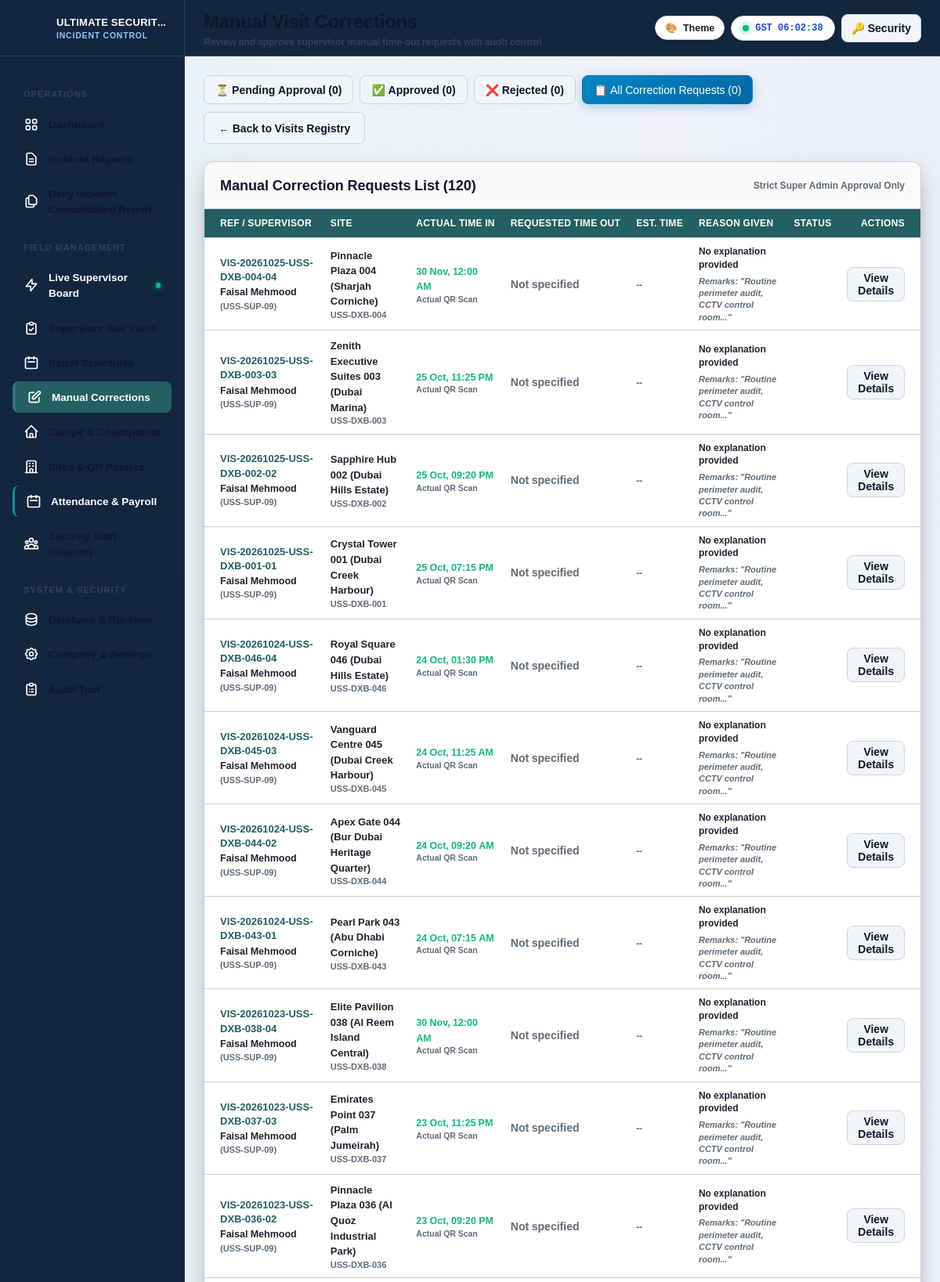
The page /hostinger_deployment/admin/supervisor_corrections.php?status=all (signed in, upper part) on the database its author committed.
### tables this page shows
CREATE TABLE `system_settings` (
  `id` varchar(50) NOT NULL,
  `company_name` varchar(255) NOT NULL DEFAULT 'ULTIMATE SECURITY SERVICES',
  `tagline` varchar(255) NOT NULL DEFAULT 'Total Security Solutions',
  `address_line` text DEFAULT NULL,
  `phone` varchar(100) NOT NULL DEFAULT '+971 4 251 0050',
  `email` varchar(100) NOT NULL DEFAULT 'ops@ultimatesecurity.ae',
  `website` varchar(150) DEFAULT 'https://www.sprinzo.in',
  `logo_url` varchar(255) DEFAULT 'assets/images/logo.png',
  `timezone` varchar(100) NOT NULL DEFAULT 'Asia/Dubai',
  `shift_options` text DEFAULT NULL,
  `cause_options` text DEFAULT NULL,
  `disciplinary_options` text DEFAULT NULL,
  `incident_options` text DEFAULT NULL,
  `notified_options` text DEFAULT NULL,
  `updated_at` datetime NOT NULL DEFAULT current_timestamp() ON UPDATE current_timestamp(),
  `supervisor_remarks_min_length` int(11) NOT NULL DEFAULT 20,
  `supervisor_session_hours` int(11) NOT NULL DEFAULT 16,
  `supervisor_location_check_enabled` tinyint(1) NOT NULL DEFAULT 0,
  `supervisor_alert_email_recipients` text DEFAULT NULL,
  `supervisor_visit_form_schema` longtext DEFAULT NULL,
  PRIMARY KEY (`id`)
);

CREATE TABLE `supervisor_visits` (
  `id` int(10) unsigned NOT NULL AUTO_INCREMENT,
  `visit_ref` varchar(100) DEFAULT NULL,
  `duty_id` int(10) unsigned NOT NULL,
  `supervisor_id` int(10) unsigned NOT NULL,
  `site_id` int(10) unsigned NOT NULL,
  `time_in` datetime NOT NULL,
  `time_out` datetime DEFAULT NULL,
  `minutes_spent` int(11) NOT NULL DEFAULT 0,
  `travel_minutes_from_previous` int(11) NOT NULL DEFAULT 0,
  `remarks` text DEFAULT NULL,
  `purpose_of_visit` varchar(50) NOT NULL DEFAULT 'Routine',
  `guards_count` int(11) NOT NULL DEFAULT 0,
  `guards_attendance` varchar(50) NOT NULL DEFAULT 'All present',
  `guards_names` text DEFAULT NULL,
  `rating_turnout` varchar(20) NOT NULL DEFAULT 'OK',
  `rating_records` varchar(20) NOT NULL DEFAULT 'OK',
  `rating_condition` varchar(20) NOT NULL DEFAULT 'OK',
  `rating_equipment` varchar(20) NOT NULL DEFAULT 'OK',
  `has_issues` tinyint(1) NOT NULL DEFAULT 0,
  `issues_action_taken` text DEFAULT NULL,
  `manual_timeout_requested` tinyint(1) NOT NULL DEFAULT 0,
  `manual_timeout_time` datetime DEFAULT NULL,
  `manual_timeout_reason` text DEFAULT NULL,
  `manual_timeout_status` enum('None','Pending','Approved','Rejected') NOT NULL DEFAULT 'None',
  `corrected_by_admin_id` int(10) unsigned DEFAULT NULL,
  `correction_notes` text DEFAULT NULL,
  `site_report` text DEFAULT NULL,
  `status` enum('In Progress','Completed') NOT NULL DEFAULT 'In Progress',
  `is_draft` tinyint(1) NOT NULL DEFAULT 0,
  `is_offline_sync` tinyint(1) NOT NULL DEFAULT 0,
  `client_scan_time` datetime DEFAULT NULL,
  `created_at` datetime NOT NULL DEFAULT current_timestamp(),
  `updated_at` datetime NOT NULL DEFAULT current_timestamp() ON UPDATE current_timestamp(),
  PRIMARY KEY (`id`),
  UNIQUE KEY `visit_ref` (`visit_ref`),
  KEY `idx_visit_duty` (`duty_id`),
  KEY `idx_visit_sup` (`supervisor_id`,`time_in`),
  KEY `idx_visit_site` (`site_id`,`time_in`),
  KEY `idx_visit_status` (`status`),
  CONSTRAINT `fk_visit_duty` FOREIGN KEY (`duty_id`) REFERENCES `supervisor_duties` (`id`) ON DELETE CASCADE,
  CONSTRAINT `fk_visit_site` FOREIGN KEY (`site_id`) REFERENCES `sites` (`id`) ON DELETE CASCADE,
  CONSTRAINT `fk_visit_sup` FOREIGN KEY (`supervisor_id`) REFERENCES `guards` (`id`) ON DELETE CASCADE
);

CREATE TABLE `guards` (
  `id` int(10) unsigned NOT NULL AUTO_INCREMENT,
  `staff_id` varchar(50) NOT NULL,
  `full_name` varchar(150) NOT NULL,
  `designation` varchar(100) NOT NULL DEFAULT 'Security Guard',
  `is_supervisor` tinyint(1) NOT NULL DEFAULT 0,
  `assigned_camp_id` int(10) unsigned DEFAULT NULL,
  `username` varchar(100) NOT NULL,
  `password_hash` varchar(255) NOT NULL,
  `is_active` tinyint(1) NOT NULL DEFAULT 1,
  `last_login_at` datetime DEFAULT NULL,
  `created_at` datetime NOT NULL DEFAULT current_timestamp(),
  `updated_at` datetime NOT NULL DEFAULT current_timestamp() ON UPDATE current_timestamp(),
  PRIMARY KEY (`id`),
  UNIQUE KEY `staff_id` (`staff_id`),
  UNIQUE KEY `username` (`username`),
  KEY `idx_guards_username` (`username`),
  KEY `idx_guards_staff_id` (`staff_id`)
);

CREATE TABLE `sites` (
  `id` int(10) unsigned NOT NULL AUTO_INCREMENT,
  `name` varchar(200) NOT NULL,
  `code` varchar(50) NOT NULL,
  `type` enum('Commercial','Residential','Hospital') NOT NULL DEFAULT 'Commercial',
  `address` text DEFAULT NULL,
  `latitude` varchar(100) DEFAULT NULL,
  `longitude` varchar(100) DEFAULT NULL,
  `client_name` varchar(150) DEFAULT NULL,
  `client_contact` varchar(150) DEFAULT NULL,
  `active_qr_token` varchar(100) NOT NULL,
  `min_visits_per_week` int(11) NOT NULL DEFAULT 7,
  `min_night_visits_per_week` int(11) NOT NULL DEFAULT 2,
  `min_minutes_per_visit` int(11) NOT NULL DEFAULT 20,
  `max_minutes_per_visit` int(11) NOT NULL DEFAULT 120,
  `supervisor_qr_token` varchar(100) DEFAULT NULL,
  `token_hmac` varchar(64) DEFAULT NULL,
  `token_encrypted` text DEFAULT NULL,
  `is_active` tinyint(1) NOT NULL DEFAULT 1,
  `created_at` datetime NOT NULL DEFAULT current_timestamp(),
  `updated_at` datetime NOT NULL DEFAULT current_timestamp() ON UPDATE current_timestamp(),
  PRIMARY KEY (`id`),
  UNIQUE KEY `code` (`code`),
  UNIQUE KEY `active_qr_token` (`active_qr_token`),
  KEY `idx_sites_code` (`code`),
  KEY `idx_sites_qr` (`active_qr_token`),
  KEY `idx_sites_active` (`is_active`),
  KEY `idx_sites_token_hmac` (`token_hmac`)
);

### hostinger_deployment/admin/supervisor_corrections.php (the view, shortened to what the rows shown need)
<?php
require_once __DIR__ . '/../includes/functions.php';
$db = get_db();
$statusFilter = $_GET['status'] ?? 'Pending';
$whereClause = "WHERE 1=1";
$params = [];
$stmt = $db->prepare("
    SELECT v.*, g.full_name as supervisor_name, g.staff_id, s.name as site_name, s.code as site_code
    FROM supervisor_visits v
    JOIN guards g ON v.supervisor_id = g.id
    JOIN sites s ON v.site_id = s.id
    {$whereClause}
    ORDER BY v.id DESC
");
$stmt->execute($params);
$requests = $stmt->fetchAll();
require_once __DIR__ . '/../includes/header.php';
?>
<div class="card" style="padding: 0; overflow: hidden;">
    <div style="overflow-x: auto;">
        <table class="table" style="margin: 0;">
            <thead>
                <tr>
                    <th style="padding-left: 20px;">Ref / Supervisor</th>
                    <th>Site</th>
                    <th>Actual Time In</th>
                    <th>Requested Time Out</th>
                    <th>Est. Time</th>
                    <th>Reason Given</th>
                    <th>Status</th>
                    <th style="text-align: right; padding-right: 20px;">Actions</th>
                </tr>
            </thead>
            <tbody>
                <?php if (empty($requests)): ?>
                    <tr>
                        <td colspan="8" style="text-align: center; padding: 40px; color: var(--text-dim);">
                            No manual time-out correction requests found matching filter "<?= htmlspecialchars($statusFilter) ?>".
                        </td>
                    </tr>
                <?php else: ?>
                    <?php foreach ($requests as $r):
                        $tIn = strtotime($r['time_in']);
                        $tReq = $r['manual_timeout_time'] ? strtotime($r['manual_timeout_time']) : null;
                        $diffMins = ($tReq && $tReq > $tIn) ? round(($tReq - $tIn) / 60) : 0;
                    ?>
                        <tr>
                            <td style="padding-left: 20px;">
                                <div style="font-weight: 800; font-size: 13px; color: var(--primary);">
                                    <?= htmlspecialchars($r['visit_ref'] ?: 'VIS-' . str_pad($r['id'], 5, '0', STR_PAD_LEFT)) ?>
                                </div>
                                <div style="font-size: 12.5px; font-weight: 600; margin-top: 2px;">
                                    <?= htmlspecialchars($r['supervisor_name']) ?>
                                    <span style="font-size: 11px; color: var(--text-dim);">(<?= htmlspecialchars($r['staff_id']) ?>)</span>
                                </div>
                            </td>
                            <td>
                                <span style="font-weight: 700; font-size: 13px;"><?= htmlspecialchars($r['site_name']) ?></span>
                                <div style="font-size: 11px; color: var(--text-dim);"><?= htmlspecialchars($r['site_code']) ?></div>
                            </td>
                            <td>
                                <span style="font-size: 12.5px; font-weight: 600; color: #10b981;">
                                    <?= date('d M, h:i A', $tIn) ?>
                                </span>
                                <div style="font-size: 10.5px; color: var(--text-dim);">Actual QR Scan</div>
                            </td>
                            <td>
                                <?php if ($tReq): ?>
                                    <span style="font-size: 12.5px; font-weight: 700; color: #f59e0b;">
                                        <?= date('d M, h:i A', $tReq) ?>
                                    </span>
                                    <div style="font-size: 10.5px; color: var(--text-dim);">Manual Departure</div>
                                <?php else: ?>
                                    <span style="color: var(--text-dim);">Not specified</span>
                                <?php endif; ?>
                            </td>
                            <td>
                                <?php if ($diffMins > 0): ?>
                                    <span class="badge" style="background: rgba(245, 158, 11, 0.15); color: #d97706; font-weight: 800;">
                                        <?= $diffMins ?> mins
                                    </span>
                                <?php else: ?>
                                    <span style="color: var(--text-dim); font-size: 12px;">--</span>
                                <?php endif; ?>
                            </td>
                            <td style="max-width: 250px;">
                                <div style="font-size: 12px; font-weight: 600; color: var(--text-main); white-space: normal; line-height: 1.4;">
                                    <?= nl2br(htmlspecialchars($r['manual_timeout_reason'] ?: 'No explanation provided')) ?>
                                </div>
                                <?php if (!empty($r['remarks'])): ?>
                                    <div style="font-size: 11px; color: var(--text-dim); margin-top: 4px; font-style: italic;">
                                        Remarks: "<?= htmlspecialchars(mb_strimwidth($r['remarks'], 0, 45, '...')) ?>"
                                    </div>
                                <?php endif; ?>
                            </td>
                            <td>
                            </td>
                            <td style="text-align: right; padding-right: 20px;">
                                <?php if ($r['manual_timeout_status'] === 'Pending'): ?>
                                    <button type="button" class="btn btn-primary" style="padding: 5px 12px; font-size: 12px;" onclick='openReviewModal(<?= json_encode($r) ?>)'>
                                        Review & Decide
                                    </button>
                                <?php else: ?>
                                    <button type="button" class="btn btn-secondary" style="padding: 5px 12px; font-size: 12px;" onclick='openReviewModal(<?= json_encode($r) ?>)'>
                                        View Details
                                    </button>
                                <?php endif; ?>
                            </td>
                        </tr>
                    <?php endforeach; ?>
                <?php endif; ?>
            </tbody>
        </table>
    </div>
</div>
<?php require_once __DIR__ . '/../includes/footer.php'; ?>

### hostinger_deployment/includes/header.php (shortened to what the rows shown need)
<?php
require_once __DIR__ . '/functions.php';
$settings = get_system_settings();
?>
<!DOCTYPE html>
<html lang="en">
<head>
    <link rel="stylesheet" href="../assets/css/style.css?v=<?= file_exists(__DIR__ . '/../assets/css/style.css') ? filemtime(__DIR__ . '/../assets/css/style.css') : time() ?>">
    <link rel="stylesheet" href="<?= APP_URL ?>/assets/css/style.css?v=<?= file_exists(__DIR__ . '/../assets/css/style.css') ? filemtime(__DIR__ . '/../assets/css/style.css') : time() ?>">
    <link rel="stylesheet" href="<?= APP_URL ?>/assets/css/design-tokens.css?v=<?= time() ?>">
</head>
<body>
<div class="app-container">
    <aside class="app-sidebar" id="appSidebar">
        <a href="<?= APP_URL ?>/admin/dashboard.php" class="sidebar-brand" style="text-decoration: none;">
            <div class="brand-title">
                <span class="brand-company" title="<?= htmlspecialchars($settings['company_name']) ?>"><?= htmlspecialchars($settings['company_name']) ?></span>
                <span class="brand-sub">Incident Control</span>
            </div>
        </a>
    </aside>
    <main class="app-main">
        <header class="app-header">
            <div style="display: flex; align-items: center; gap: 16px;">
                <div class="header-title-box">
                    <h1><?= isset($pageTitle) ? htmlspecialchars($pageTitle) : 'Operations Dashboard' ?></h1>
                </div>
            </div>
        </header>
        <div class="app-content">

### rows shown on the page
system_settings: company_name "ULTIMATE SECURIT…"
supervisor_visits: visit_ref "VIS-20261025-USS-DXB-004-04", supervisor.full_name "Faisal Mehmood", supervisor.staff_id "USS-SUP-09", site.name "Pinnacle Plaza 004 (Sharjah Corniche)", site.code "USS-DXB-004", time_in "30 Nov, 12:00 AM", shows "Not specified", manual_timeout_reason "No explanation provided", remarks "Routine perimeter audit, CCTV control room..."
supervisor_visits: visit_ref "VIS-20261025-USS-DXB-003-03", supervisor.full_name "Faisal Mehmood", supervisor.staff_id "USS-SUP-09", site.name "Zenith Executive Suites 003 (Dubai Marina)", site.code "USS-DXB-003", time_in "25 Oct, 11:25 PM", shows "Not specified", manual_timeout_reason "No explanation provided", remarks "Routine perimeter audit, CCTV control room..."
supervisor_visits: visit_ref "VIS-20261025-USS-DXB-002-02", supervisor.full_name "Faisal Mehmood", supervisor.staff_id "USS-SUP-09", site.name "Sapphire Hub 002 (Dubai Hills Estate)", site.code "USS-DXB-002", time_in "25 Oct, 09:20 PM", shows "Not specified", manual_timeout_reason "No explanation provided", remarks "Routine perimeter audit, CCTV control room..."
supervisor_visits: visit_ref "VIS-20261025-USS-DXB-001-01", supervisor.full_name "Faisal Mehmood", supervisor.staff_id "USS-SUP-09", site.name "Crystal Tower 001 (Dubai Creek Harbour)", site.code "USS-DXB-001", time_in "25 Oct, 07:15 PM", shows "Not specified", manual_timeout_reason "No explanation provided", remarks "Routine perimeter audit, CCTV control room..."
supervisor_visits: visit_ref "VIS-20261024-USS-DXB-046-04", supervisor.full_name "Faisal Mehmood", supervisor.staff_id "USS-SUP-09", site.name "Royal Square 046 (Dubai Hills Estate)", site.code "USS-DXB-046", time_in "24 Oct, 01:30 PM", shows "Not specified", manual_timeout_reason "No explanation provided", remarks "Routine perimeter audit, CCTV control room..."
supervisor_visits: visit_ref "VIS-20261024-USS-DXB-045-03", supervisor.full_name "Faisal Mehmood", supervisor.staff_id "USS-SUP-09", site.name "Vanguard Centre 045 (Dubai Creek Harbour)", site.code "USS-DXB-045", time_in "24 Oct, 11:25 AM", shows "Not specified", manual_timeout_reason "No explanation provided", remarks "Routine perimeter audit, CCTV control room..."
supervisor_visits: visit_ref "VIS-20261024-USS-DXB-044-02", supervisor.full_name "Faisal Mehmood", supervisor.staff_id "USS-SUP-09", site.name "Apex Gate 044 (Bur Dubai Heritage Quarter)", site.code "USS-DXB-044", time_in "24 Oct, 09:20 AM", shows "Not specified", manual_timeout_reason "No explanation provided", remarks "Routine perimeter audit, CCTV control room..."
supervisor_visits: visit_ref "VIS-20261024-USS-DXB-043-01", supervisor.full_name "Faisal Mehmood", supervisor.staff_id "USS-SUP-09", site.name "Pearl Park 043 (Abu Dhabi Corniche)", site.code "USS-DXB-043", time_in "24 Oct, 07:15 AM", shows "Not specified", manual_timeout_reason "No explanation provided", remarks "Routine perimeter audit, CCTV control room..."
supervisor_visits: visit_ref "VIS-20261023-USS-DXB-038-04", supervisor.full_name "Faisal Mehmood", supervisor.staff_id "USS-SUP-09", site.name "Elite Pavilion 038 (Al Reem Island Central)", site.code "USS-DXB-038", time_in "30 Nov, 12:00 AM", shows "Not specified", manual_timeout_reason "No explanation provided", remarks "Routine perimeter audit, CCTV control room..."
supervisor_visits: visit_ref "VIS-20261023-USS-DXB-037-03", supervisor.full_name "Faisal Mehmood", supervisor.staff_id "USS-SUP-09", site.name "Emirates Point 037 (Palm Jumeirah)", site.code "USS-DXB-037", time_in "23 Oct, 11:25 PM", shows "Not specified", manual_timeout_reason "No explanation provided", remarks "Routine perimeter audit, CCTV control room..."
supervisor_visits: visit_ref "VIS-20261023-USS-DXB-036-02", supervisor.full_name "Faisal Mehmood", supervisor.staff_id "USS-SUP-09", site.name "Pinnacle Plaza 036 (Al Quoz Industrial Park)", site.code "USS-DXB-036", time_in "23 Oct, 09:20 PM", shows "Not specified", manual_timeout_reason "No explanation provided", remarks "Routine perimeter audit, CCTV control room..."

### other values the page prints
$pageSubtitle "Review and approve supervisor manual time-out requests with audit control"
$cntPending "0"
$cntApproved "0"
$cntRejected "0"
$cntAll "0"
count($requests) "120"
